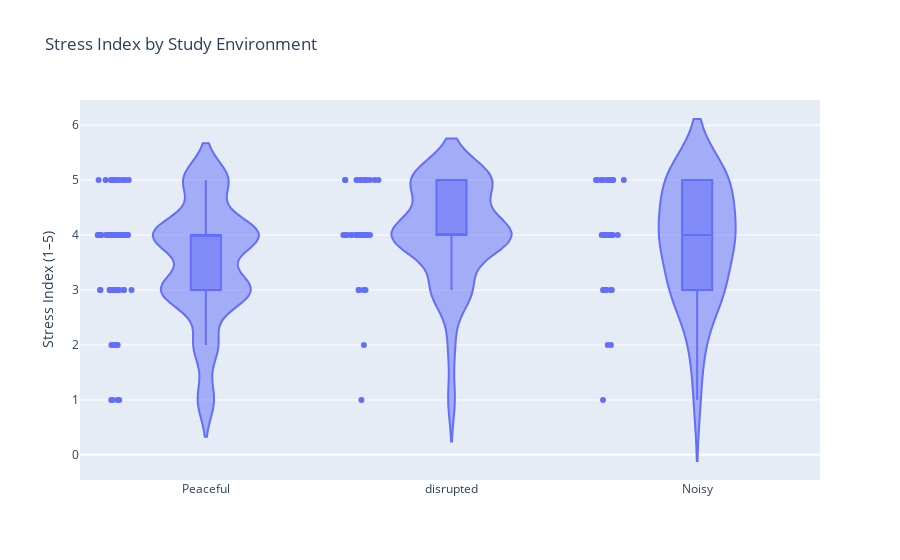

Notebook code cell kept with this figure:
### Markdown cell above
***
# Visualization 2: Stress and Study Environment

### Code cell
fig = px.violin(
    df.dropna(subset=["Study_Environment"]),
    x="Study_Environment", y="Stress_Index",
    category_orders=category_orders, box=True, points="all",
    title="Stress Index by Study Environment"
)
fig.update_layout(xaxis_title="", yaxis_title="Stress Index (1–5)")
fig.show()

### Figure 1 — Plotly figure (JSON) as saved in the notebook; plotly's stock layout.template omitted (floating-point values rounded to 4 significant figures; data arrays with more than 128 entries replaced by an {"elided": "..."} marker saying what was removed)
{"data": [{"alignmentgroup": "True", "box": {"visible": true}, "hovertemplate": "Study_Environment=%{x}<br>Stress_Index=%{y}<extra></extra>", "legendgroup": "", "marker": {"color": "#636efa"}, "name": "", "offsetgroup": "", "orientation": "v", "points": "all", "scalegroup": "True", "showlegend": false, "type": "violin", "x": {"elided": "139 str values"}, "x0": " ", "xaxis": "x", "y": {"elided": "139 int values"}, "y0": " ", "yaxis": "y"}], "layout": {"legend": {"tracegroupgap": 0}, "title": {"text": "Stress Index by Study Environment"}, "violinmode": "group", "xaxis": {"anchor": "y", "categoryarray": ["Peaceful", "disrupted", "Noisy"], "categoryorder": "array", "domain": [0, 1], "title": {"text": ""}}, "yaxis": {"anchor": "x", "domain": [0, 1], "title": {"text": "Stress Index (1–5)"}}}}
